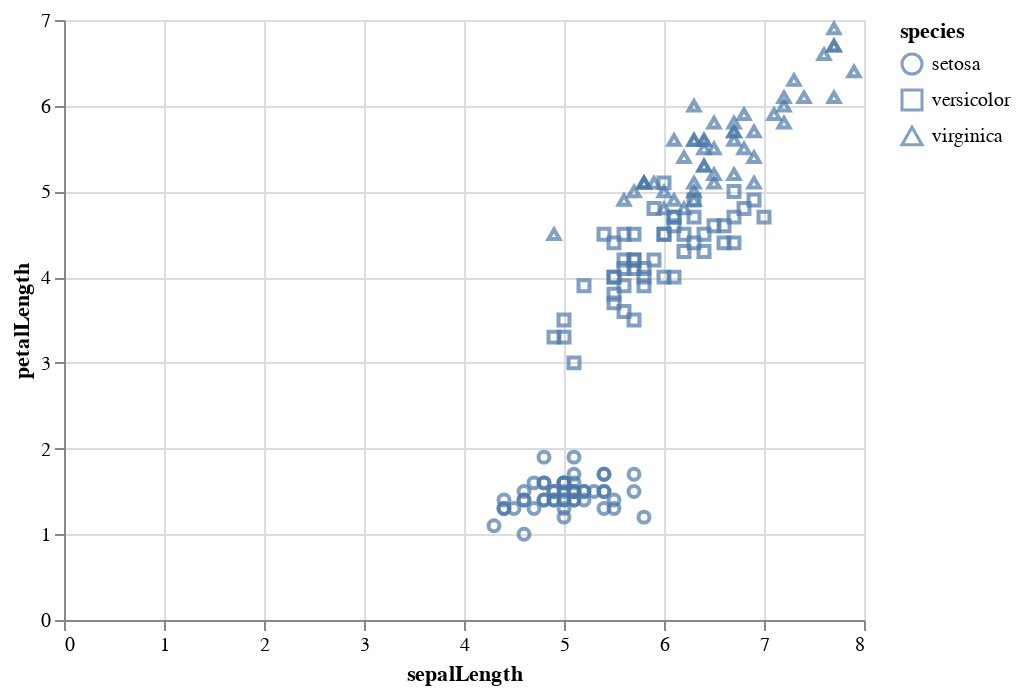

This figure's notebook cell:
### Markdown cell above
#### using altair library

### Code cell
# Importing altair
import altair as alt
# Import data object from vega_datasets
from vega_datasets import data

# Selecting the data
iris = data.iris()

# Making the Scatter Plot
alt.Chart(iris).mark_point().encode(
	# Map the sepalLength to x-axis
	x='sepalLength',
	# Map the petalLength to y-axis
	y='petalLength',
	# Map the species to shape
	shape='species'
)

### Figure 1 — Vega-Lite specification as saved in the notebook (floating-point values rounded to 4 significant figures; data arrays with more than 128 entries replaced by an {"elided": "..."} marker saying what was removed)
{"config": {"view": {"continuousWidth": 400, "continuousHeight": 300}}, "data": {"name": "data-a264acbd6e539a8b3afc0cb5f240fb57"}, "mark": "point", "encoding": {"shape": {"type": "nominal", "field": "species"}, "x": {"type": "quantitative", "field": "sepalLength"}, "y": {"type": "quantitative", "field": "petalLength"}}, "$schema": "https://vega.github.io/schema/vega-lite/v4.8.1.json", "datasets": {"data-a264acbd6e539a8b3afc0cb5f240fb57": {"elided": "150 records"}}}
